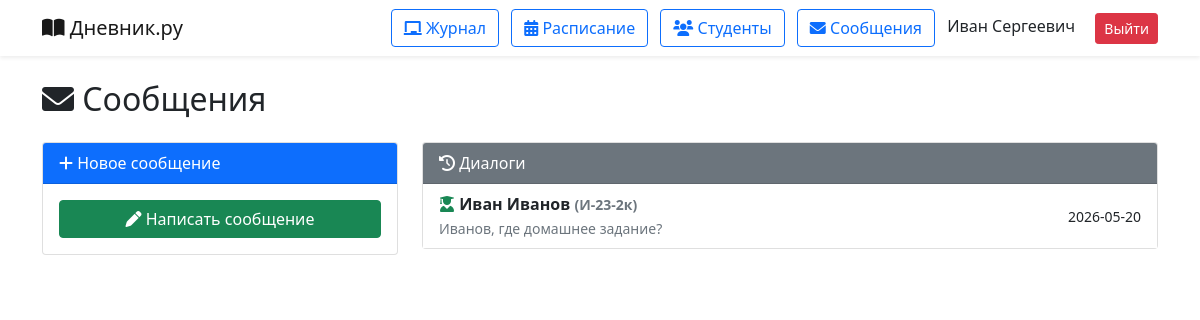
Screenshot of /messages (signed in) with the database file from the repository.
### app.py (models this page shows, shortened)
class User(UserMixin, db.Model):
    id = db.Column(db.Integer, primary_key=True)
    username = db.Column(db.String(80), unique=True, nullable=False)
    password_hash = db.Column(db.String(200), nullable=False)
    role = db.Column(db.String(20), default='student')
    full_name = db.Column(db.String(100), nullable=False)
    group = db.Column(db.String(20))
    subject = db.Column(db.String(50))

class Message(db.Model):
    id = db.Column(db.Integer, primary_key=True)
    sender_id = db.Column(db.Integer, db.ForeignKey('user.id'), nullable=False)
    receiver_id = db.Column(db.Integer, db.ForeignKey('user.id'), nullable=False)
    subject = db.Column(db.String(200), nullable=False)
    message = db.Column(db.Text, nullable=False)
    is_read = db.Column(db.Boolean, default=False)
    created_at = db.Column(db.String(20), default=datetime.now().strftime('%Y-%m-%d %H:%M'))
    sender = db.relationship('User', foreign_keys=[sender_id])
    receiver = db.relationship('User', foreign_keys=[receiver_id])

### app.py (the view)
@app.route('/messages')
@login_required
def messages_list():
    if current_user.role not in ['student', 'teacher']:
        flash('Доступ только для учеников и учителей', 'danger')
        return redirect(url_for('index'))
    received = Message.query.filter_by(receiver_id=current_user.id).order_by(Message.created_at.desc()).all()
    sent = Message.query.filter_by(sender_id=current_user.id).order_by(Message.created_at.desc()).all()
    contacts = {}
    for msg in received:
        if msg.sender_id not in contacts:
            contact = User.query.get(msg.sender_id)
            if contact:
                unread = Message.query.filter_by(sender_id=msg.sender_id, receiver_id=current_user.id, is_read=False).count()
                contacts[msg.sender_id] = {
                    'user': contact,
                    'last_message': msg.message,
                    'last_date': msg.created_at,
                    'unread': unread
                }
        else:
            if msg.created_at > contacts[msg.sender_id]['last_date']:
                contacts[msg.sender_id]['last_message'] = msg.message
                contacts[msg.sender_id]['last_date'] = msg.created_at
    for msg in sent:
        if msg.receiver_id not in contacts:
            contact = User.query.get(msg.receiver_id)
            if contact:
                contacts[msg.receiver_id] = {
                    'user': contact,
                    'last_message': msg.message,
                    'last_date': msg.created_at,
                    'unread': 0
                }
        else:
            if msg.created_at > contacts[msg.receiver_id]['last_date']:
                contacts[msg.receiver_id]['last_message'] = msg.message
                contacts[msg.receiver_id]['last_date'] = msg.created_at
    contacts_list = sorted(contacts.values(), key=lambda x: x['last_date'], reverse=True)
    return render_template('messages_list.html', contacts=contacts_list, current_user=current_user)

### app.py (called while the page is built)
@login_manager.user_loader
def load_user(user_id):
    return User.query.get(int(user_id))

### templates/messages_list.html (shortened to what this page needs)
{% extends "base.html" %}
{% block content %}
<h2 class="mb-4"><i class="fas fa-envelope"></i> Сообщения</h2>
<div class="row">
    <div class="col-md-4 mb-4">
        <div class="card">
            <div class="card-header bg-primary text-white">
                <i class="fas fa-plus"></i> Новое сообщение
            </div>
            <div class="card-body text-center">
                <a href="/messages/new" class="btn btn-success w-100">
                    <i class="fas fa-pen"></i> Написать сообщение
                </a>
            </div>
        </div>
    </div>
    <div class="col-md-8">
        <div class="card">
            <div class="card-header bg-secondary text-white">
                <i class="fas fa-history"></i> Диалоги
            </div>
            <div class="card-body p-0">
                {% if contacts %}
                    <div class="list-group list-group-flush">
                        {% for contact in contacts %}
                        <a href="/messages/view/{{ contact.user.id }}" class="list-group-item list-group-item-action">
                            <div class="d-flex justify-content-between align-items-center">
                                <div>
                                    <strong>
                                        {% if contact.user.role == 'teacher' %}
                                            <i class="fas fa-chalkboard-teacher text-primary"></i>
                                        {% else %}
                                            <i class="fas fa-user-graduate text-success"></i>
                                        {% endif %}
                                        {{ contact.user.full_name }}
                                        <small class="text-muted">
                                            {% if contact.user.role == 'teacher' %}({{ contact.user.subject }}){% else %}({{ contact.user.group }}){% endif %}
                                        </small>
                                    </strong>
                                    <br>
                                    <small class="text-muted">{{ contact.last_message[:50] }}{% if contact.last_message|length > 50 %}...{% endif %}</small>
                                </div>
                                <div class="text-end">
                                    <small>{{ contact.last_date[:10] }}</small>
                                </div>
                            </div>
                        </a>
                        {% endfor %}
                    </div>
                {% else %}
                    <div class="text-center py-5">
                        <i class="fas fa-inbox fa-3x text-muted mb-3"></i>
                        <p class="text-muted">У вас нет сообщений</p>
                        <a href="/messages/new" class="btn btn-primary">Написать первое сообщение</a>
                    </div>
                {% endif %}
            </div>
        </div>
    </div>
</div>
{% endblock %}

### templates/base.html (shortened to what this page needs)
<!DOCTYPE html>
<html lang="ru">
<head>
    <link href="https://cdn.jsdelivr.net/npm/bootstrap@5.1.3/dist/css/bootstrap.min.css" rel="stylesheet">
    <link href="https://cdnjs.cloudflare.com/ajax/libs/font-awesome/6.0.0/css/all.min.css" rel="stylesheet">
</head>
<body>
<nav class="navbar navbar-expand-lg navbar-light bg-white shadow-sm">
    <div class="container">
        <a class="navbar-brand" href="/"><i class="fas fa-book-open"></i> Дневник.ру</a>
        <div class="ms-auto">
            {% if current_user.is_authenticated %}
                {% if current_user.role == 'student' %}
                    <a href="/schedule" class="btn btn-outline-primary me-2"><i class="fas fa-calendar-alt"></i> Расписание</a>
                    <a href="/my_grades" class="btn btn-outline-primary me-2"><i class="fas fa-star"></i> Мои оценки</a>
                    <a href="/messages" class="btn btn-outline-primary me-2"><i class="fas fa-envelope"></i> Сообщения</a>
                {% elif current_user.role == 'teacher' %}
                    <a href="/teacher_journal" class="btn btn-outline-primary me-2"><i class="fas fa-chalkboard"></i> Журнал</a>
                    <a href="/teacher_schedule" class="btn btn-outline-primary me-2"><i class="fas fa-calendar-alt"></i> Расписание</a>
                    <a href="/teacher_students" class="btn btn-outline-primary me-2"><i class="fas fa-users"></i> Студенты</a>
                    <a href="/messages" class="btn btn-outline-primary me-2"><i class="fas fa-envelope"></i> Сообщения</a>
                {% elif current_user.role == 'admin' %}
                    <a href="/admin" class="btn btn-outline-primary me-2"><i class="fas fa-shield-alt"></i> Главная</a>
                {% endif %}
                <span class="me-3">{{ current_user.full_name }}</span>
                <a href="/logout" class="btn btn-sm btn-danger">Выйти</a>
            {% else %}
                <a href="/login" class="btn btn-primary">Войти</a>
                <a href="/register" class="btn btn-outline-primary">Регистрация</a>
            {% endif %}
        </div>
    </div>
</nav>
<div class="container py-4">
    {% block content %}{% endblock %}
</div>
</body>
</html>

### rows the page displays
User: full_name "Иван Сергеевич"
Message: user.full_name "Иван Иванов", user.group "И-23-2к", message "Иванов, где домашнее задание?", created_at "2026-05-20"
